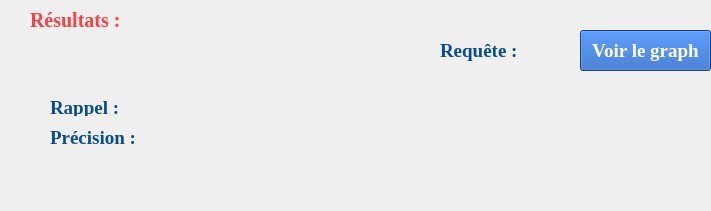
      <widget class="QWidget" name="scrollAreaWidgetContents_5">
       <property name="geometry">
        <rect>
         <x>0</x>
         <y>0</y>
         <width>711</width>
         <height>211</height>
        </rect>
       </property>
       <widget class="QLabel" name="precisionLabel_2">
        <property name="geometry">
         <rect>
          <x>170</x>
          <y>130</y>
          <width>101</width>
          <height>16</height>
         </rect>
        </property>
        <property name="font">
         <font>
          <family>Times New Roman</family>
          <pointsize>14</pointsize>
         </font>
        </property>
        <property name="styleSheet">
         <string notr="true">color:#0b4c8c;</string>
        </property>
        <property name="text">
         <string/>
        </property>
       </widget>
       <widget class="QLabel" name="label_17">
        <property name="geometry">
         <rect>
          <x>50</x>
          <y>130</y>
          <width>101</width>
          <height>16</height>
         </rect>
        </property>
        <property name="font">
         <font>
          <family>Times New Roman</family>
          <pointsize>14</pointsize>
          <weight>75</weight>
          <bold>true</bold>
         </font>
        </property>
        <property name="styleSheet">
         <string notr="true">color:#0b4c8c;</string>
        </property>
        <property name="text">
         <string>Précision :</string>
        </property>
       </widget>
       <widget class="QLabel" name="rappelLabel_2">
        <property name="geometry">
         <rect>
          <x>170</x>
          <y>100</y>
          <width>101</width>
          <height>16</height>
         </rect>
        </property>
        <property name="font">
         <font>
          <family>Times New Roman</family>
          <pointsize>14</pointsize>
         </font>
        </property>
        <property name="styleSheet">
         <string notr="true">color:#0b4c8c;</string>
        </property>
        <property name="text">
         <string/>
        </property>
       </widget>
       <widget class="QLabel" name="label_16">
        <property name="geometry">
         <rect>
          <x>50</x>
          <y>100</y>
          <width>81</width>
          <height>16</height>
         </rect>
        </property>
        <property name="font">
         <font>
          <family>Times New Roman</family>
          <pointsize>14</pointsize>
          <weight>75</weight>
          <bold>true</bold>
         </font>
        </property>
        <property name="styleSheet">
         <string notr="true">color:#0b4c8c;</string>
        </property>
        <property name="text">
         <string>Rappel :</string>
        </property>
       </widget>
       <widget class="QLabel" name="label_15">
        <property name="geometry">
         <rect>
          <x>30</x>
          <y>10</y>
          <width>101</width>
          <height>21</height>
         </rect>
        </property>
        <property name="font">
         <font>
          <family>Times New Roman</family>
          <pointsize>15</pointsize>
          <weight>75</weight>
          <bold>true</bold>
         </font>
        </property>
        <property name="styleSheet">
         <string notr="true">color:#f54242;</string>
        </property>
        <property name="text">
         <string>Résultats :</string>
        </property>
       </widget>
       <widget class="QLabel" name="label_19">
        <property name="geometry">
         <rect>
          <x>440</x>
          <y>40</y>
          <width>91</width>
          <height>21</height>
         </rect>
        </property>
        <property name="font">
         <font>
          <family>Times New Roman</family>
          <pointsize>14</pointsize>
          <weight>75</weight>
          <bold>true</bold>
         </font>
        </property>
        <property name="styleSheet">
         <string notr="true">color:#0b4c8c;</string>
        </property>
        <property name="text">
         <string>Requête :</string>
        </property>
       </widget>
       <widget class="QLabel" name="requestContentLabel">
        <property name="geometry">
         <rect>
          <x>450</x>
          <y>80</y>
          <width>211</width>
          <height>131</height>
         </rect>
        </property>
        <property name="font">
         <font>
          <family>Times New Roman</family>
          <pointsize>12</pointsize>
          <italic>true</italic>
         </font>
        </property>
        <property name="styleSheet">
         <string notr="true">color:#115eab;</string>
        </property>
        <property name="text">
         <string/>
        </property>
        <property name="alignment">
         <set>Qt::AlignHCenter|Qt::AlignTop</set>
        </property>
        <property name="wordWrap">
         <bool>true</bool>
        </property>
       </widget>
       <widget class="QPushButton" name="plotButton">
        <property name="geometry">
         <rect>
          <x>580</x>
          <y>30</y>
          <width>131</width>
          <height>41</height>
         </rect>
        </property>
        <property name="font">
         <font>
          <family>Times New Roman</family>
          <pointsize>14</pointsize>
          <weight>75</weight>
          <bold>true</bold>
         </font>
        </property>
        <property name="cursor">
         <cursorShape>OpenHandCursor</cursorShape>
        </property>
        <property name="styleSheet">
         <string notr="true">background-color:#1c59ba;
color: white;
</string>
        </property>
        <property name="text">
         <string>Voir le graph</string>
        </property>
       </widget>
       <widget class="QLabel" name="vectorial_exectime_label">
        <property name="geometry">
         <rect>
          <x>50</x>
          <y>50</y>
          <width>311</width>
          <height>21</height>
         </rect>
        </property>
        <property name="font">
         <font>
          <family>Times New Roman</family>
          <pointsize>12</pointsize>
          <weight>75</weight>
          <bold>true</bold>
         </font>
        </property>
        <property name="styleSheet">
         <string notr="true">color:#0b4c8c;</string>
        </property>
        <property name="text">
         <string/>
        </property>
        <property name="wordWrap">
         <bool>true</bool>
        </property>
       </widget>
      </widget>
